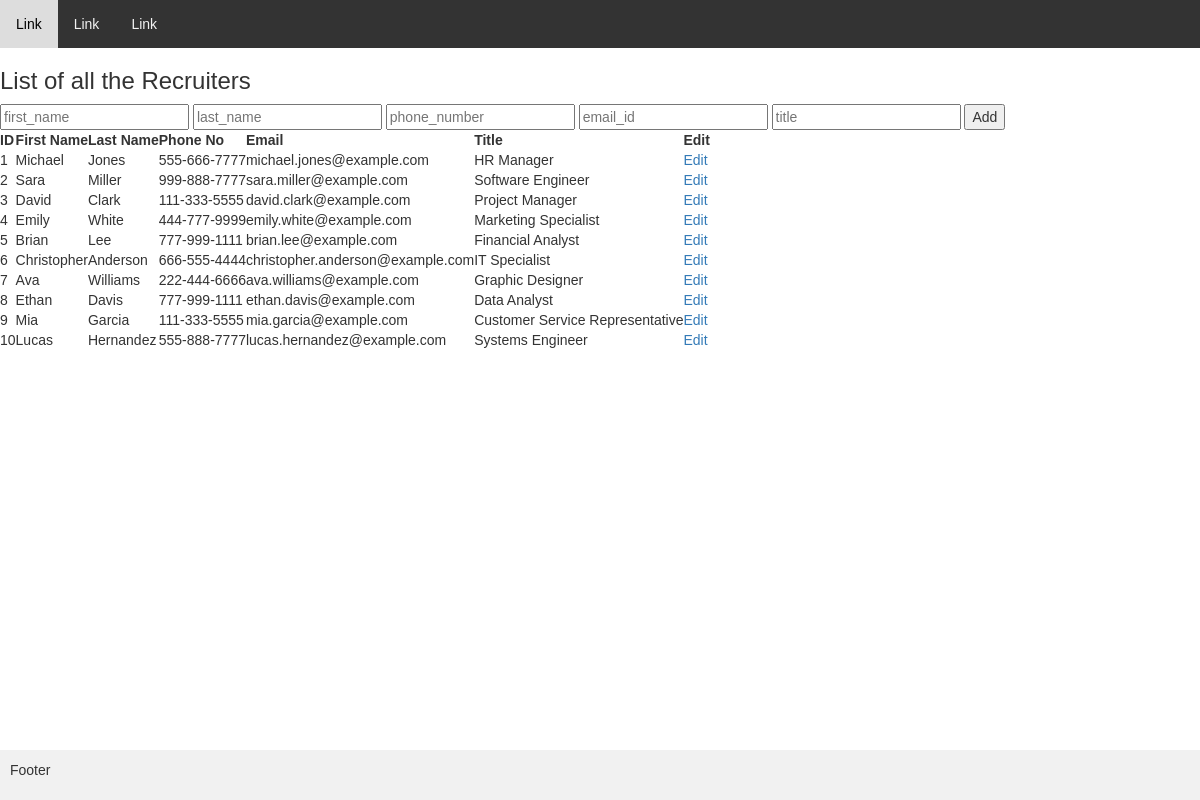
/recruiter/List.php, run on the app's committed database.
### tables this page shows
create table employee (
	emp_id int auto_increment,
    first_name varchar(40),
    middle_name varchar(40),
    last_name varchar(40),
    phone_number varchar(20),
    email_id varchar(40),
    position_name varchar(40),
    primary key (emp_id)
);

### recruiter/List.php (the view)
<?php include '../header.php'; ?>
<h3>List of all the Recruiters</h3>
<form action="Insert.php" method="post">
    <input type="text" name="first_name" placeholder='first_name'/>
    <input type="text" name="last_name" placeholder='last_name'/>
    <input type="text" name="phone_number" placeholder='phone_number'/>
    <input type="text" name="email_id" placeholder='email_id'/>
    <input type="text" name="title" placeholder='title'/>
    <input type="submit" value="Add">
</form>
<table>
<thead>
<th>ID</th>
<th>First Name</th>
<th>Last Name</th>
<th>Phone No</th>
<th>Email</th>
<th>Title</th>
<th>Edit</th>
</thead>
<?php
$sql = "SELECT * FROM employee";
$result = $conn->query($sql);
if ($result->num_rows > 0) {
    while ($row = $result->fetch_assoc()) {
        echo "<tr>";
        echo "<td>".$row["emp_id"]."</td>";
        echo "<td>".$row["first_name"]."</td>";
        echo "<td>".$row["last_name"]."</td>";
        echo "<td>".$row["phone_number"]."</td>";
        echo "<td>".$row["email_id"]."</td>";
        echo "<td>".$row["position_name"]."</td>";
        echo "<td><a href='./Update.php?id=".$row["emp_id"]."'>Edit</a></td>";
        echo "</tr>";
    }
} else {
    echo "0 results";
}
?>
</table>
<?php include '../footer.php'; ?>

### header.php (style rules this page uses)
* { box-sizing: border-box; font-family: Arial, Helvetica, sans-serif; }
body { margin: 0; font-family: Arial, Helvetica, sans-serif; }

### data on the page
employee: emp_id "1", first_name "Michael", last_name "Jones", phone_number "555-666-7777", email "michael.jones@example.com", position_name "HR Manager"
employee: emp_id "2", first_name "Sara", last_name "Miller", phone_number "999-888-7777", email "sara.miller@example.com", position_name "Software Engineer"
employee: emp_id "3", first_name "David", last_name "Clark", phone_number "111-333-5555", email "david.clark@example.com", position_name "Project Manager"
employee: emp_id "4", first_name "Emily", last_name "White", phone_number "444-777-9999", email "emily.white@example.com", position_name "Marketing Specialist"
employee: emp_id "5", first_name "Brian", last_name "Lee", phone_number "777-999-1111", email "brian.lee@example.com", position_name "Financial Analyst"
employee: emp_id "6", first_name "Christopher", last_name "Anderson", phone_number "666-555-4444", email "christopher.anderson@example.com", position_name "IT Specialist"
employee: emp_id "7", first_name "Ava", last_name "Williams", phone_number "222-444-6666", email "ava.williams@example.com", position_name "Graphic Designer"
employee: emp_id "8", first_name "Ethan", last_name "Davis", phone_number "777-999-1111", email "ethan.davis@example.com", position_name "Data Analyst"
employee: emp_id "9", first_name "Mia", last_name "Garcia", phone_number "111-333-5555", email "mia.garcia@example.com", position_name "Customer Service Representative"
employee: emp_id "10", first_name "Lucas", last_name "Hernandez", phone_number "555-888-7777", email "lucas.hernandez@example.com", position_name "Systems Engineer"
